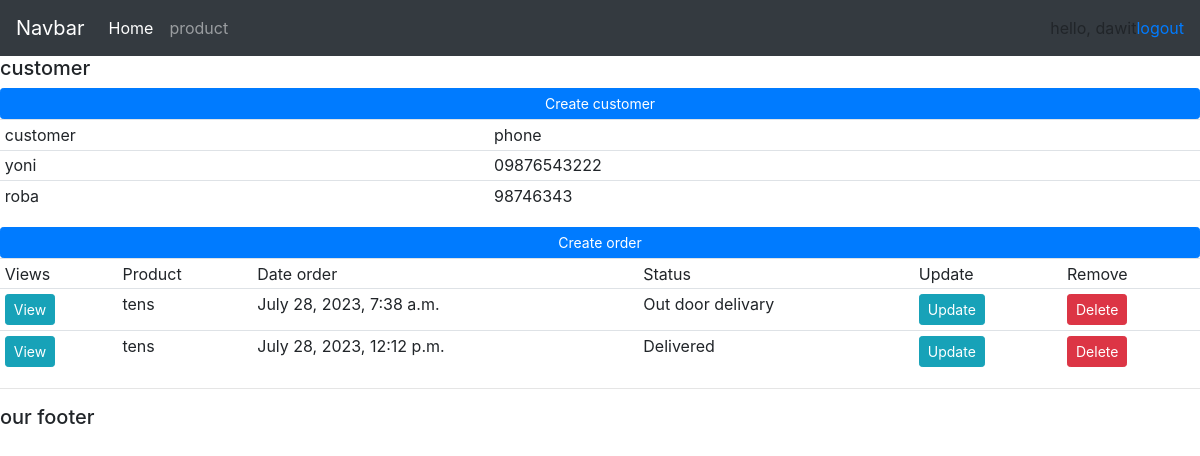
The app's page / (signed in) with its own data.
### cmd1/models.py (models this page shows, shortened)
class Customer(models.Model):
    name = models.CharField(max_length=200, null=True)
    phone = models.CharField(max_length=200, null=True)
    email = models.CharField(max_length=200, null=True)
    date_created = models.DateTimeField(auto_now_add=True, null=True)

class Order(models.Model):
    STATUS =(
        ('Pending', 'Pending'),
        ('Out door delivary', 'Out door delivary'),
        ('Delivered', 'Delivered')
    )
    coustomer = models.ForeignKey(Customer, null=True, on_delete= models.SET_NULL)
    product = models.ForeignKey(Product, null=True, on_delete= models.SET_NULL)
    date_created = models.DateTimeField(auto_now_add=True, null=True)
    status = models.CharField(max_length=200, null=True, choices=STATUS)

class Product(models.Model):
    CATAGORY=(
        ('Indoor', 'Indoor'),
        ('Outdoor', 'Outdoor')
    )
    name = models.CharField(max_length=200, null=True)
    price = models.FloatField(null=True)
    catagory = models.CharField(max_length=200, null=True, choices=CATAGORY)
    description = models.CharField(max_length=200, null=True, blank=True)
    date_created = models.DateTimeField(auto_now_add=True, null=True)
    tags = models.ManyToManyField(Tag)
    def __str__(self):
        return self.name

### cmd1/views.py (the view)
# urls.py: path('', views.home, name="home"),
def home(request):
    customers = Customer.objects.all()
    orders = Order.objects.all()
    context = {'customers': customers, 'orders': orders}
    return render(request, 'home.html',context)

### cmd1/templates/home.html
{% extends 'main.html' %}
{% block content %}
<h5>customer</h5>
<div>
    <a class="btn btn-primary btn-sm btn-block" href="#">Create customer</a>
    <table class="table table-sm">
        <tr>
            <td>customer</td>
            <td>phone</td>
        </tr>
        {% for customer in customers %}
            <tr>
                <td>{{customer.name}}</td>
                <td>{{customer.phone}}</td>
            </tr>
        {%endfor%}
    </table>
</div>
<div>
    <a class="btn btn-primary btn-sm btn-block" href="{% url 'order_form' %}">Create order</a>
    <table class="table table-sm">
        <tr>
            <td>Views</td>
            <td>Product</td>
            <td>Date order</td>
            <td>Status</td>
            <td>Update</td>
            <td>Remove</td>
        </tr>
        {% for order in orders %}
            <tr>
                <td><a class="btn btn-sm btn-info" href="{% url 'customer' %}">View</a></td>
                <td>{{order.product}}</td>
                <td>{{order.date_created}}</td>
                <td>{{order.status}}</td>
                <td><a class="btn btn-sm btn-info" href="{% url 'update_order' order.id %}">Update</a></td>
                <td><a class="btn btn-sm btn-danger" href="{% url 'delete_order' order.id %}">Delete</a></td>
            </tr>
        {%endfor%}
    </table>
</div>
{% endblock %}

### cmd1/templates/navbar.html (shortened to what this page needs)
<nav class="navbar navbar-expand-lg navbar-dark bg-dark">
    <a class="navbar-brand" href="#">Navbar</a>
    <div class="collapse navbar-collapse" id="navbarNav">
      <ul class="navbar-nav">
        <li class="nav-item active">
          <a class="nav-link" href="{% url 'home' %}">Home</a>
        </li>
        <li class="nav-item">
          <a class="nav-link" href="{% url 'products' %}">product</a>
        </li>
      </ul>
    </div>
      <span>hello, {{request.user}} </span>
      <span><a href="{% url 'logout' %}"> logout </a></span>
  </nav>

### records on screen
Customer: name "yoni", phone "09876543222"
Customer: name "roba", phone "98746343"
Order: product "tens", date_created "July 28, 2023, 7:38 a.m.", status "Out door delivary"
Order: product "tens", date_created "July 28, 2023, 12:12 p.m.", status "Delivered"

### other values on screen
{{ request.user }} "dawit"
